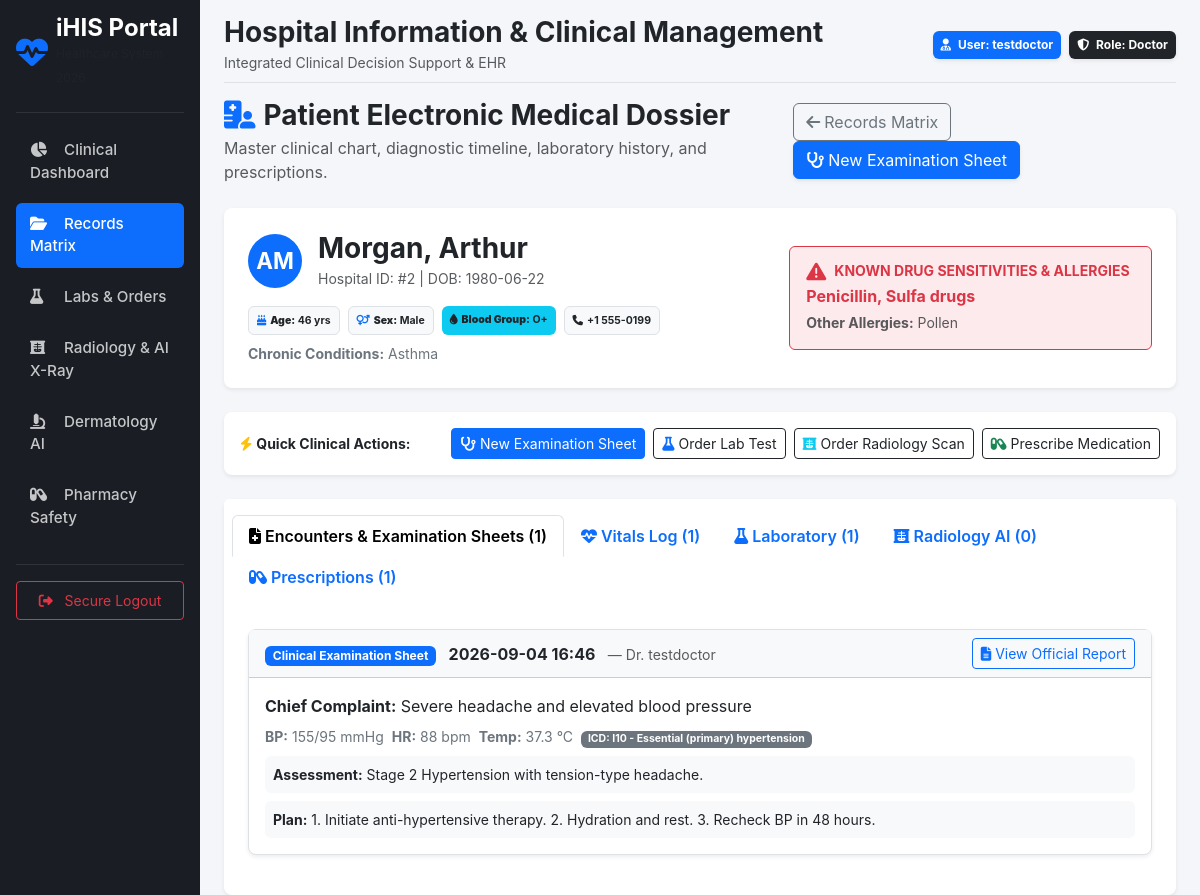
/clinical/patient/2/records (signed in), run on an earlier commit of the app's database.
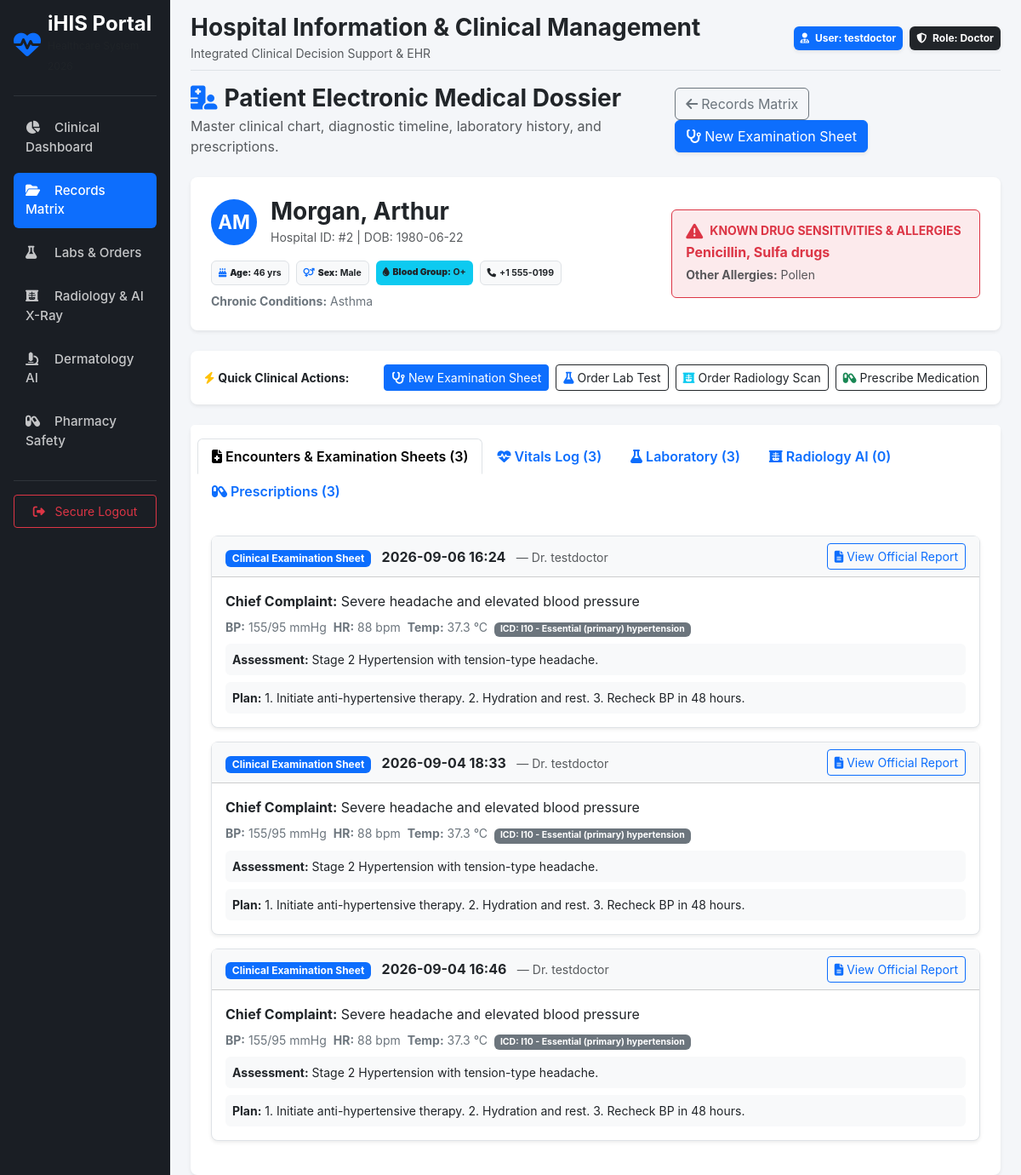
And on a later commit of the database.
### models/patient.py (models this page shows)
class MedicalRecord(db.Model):
    __tablename__ = 'medical_records'
    id = db.Column(db.Integer, primary_key=True)
    patient_id = db.Column(db.Integer, db.ForeignKey('patients.id'), nullable=False)
    doctor_id = db.Column(db.Integer, db.ForeignKey('users.id'), nullable=False)
    encounter_type = db.Column(db.String(50), default='SOAP Note') # 'SOAP Note', 'Clinical Examination Sheet', etc.
    chief_complaint = db.Column(db.Text, nullable=True)
    hpi = db.Column(db.Text, nullable=True) # History of Present Illness
    drug_sensitivities_snapshot = db.Column(db.Text, nullable=True)
    blood_pressure_sys = db.Column(db.Integer, nullable=True)
    blood_pressure_dia = db.Column(db.Integer, nullable=True)
    heart_rate = db.Column(db.Integer, nullable=True)
    temperature = db.Column(db.Float, nullable=True)
    respiratory_rate = db.Column(db.Integer, nullable=True)
    spo2 = db.Column(db.Integer, nullable=True)
    exam_general = db.Column(db.Text, nullable=True)
    exam_heent = db.Column(db.Text, nullable=True)
    exam_cardiovascular = db.Column(db.Text, nullable=True)
    exam_respiratory = db.Column(db.Text, nullable=True)
    exam_abdomen = db.Column(db.Text, nullable=True)
    exam_musculoskeletal = db.Column(db.Text, nullable=True)
    exam_neurological = db.Column(db.Text, nullable=True)
    subjective = db.Column(db.Text)
    objective = db.Column(db.Text)
    assessment = db.Column(db.Text)
    plan = db.Column(db.Text)
    icd10_codes = db.Column(db.String(255), nullable=True)
    ai_risk_score = db.Column(db.Float, nullable=True)
    ai_triage = db.Column(db.String(100), nullable=True)
    ai_directives = db.Column(db.Text, nullable=True)
    created_at = db.Column(db.DateTime, default=datetime.utcnow, index=True)
    is_deleted = db.Column(db.Boolean, default=False, nullable=False)
    doctor = db.relationship('User', foreign_keys=[doctor_id])

### models/user.py (models this page shows, shortened)
class User(db.Model, UserMixin):
    __tablename__ = 'users'
    id = db.Column(db.Integer, primary_key=True)
    username = db.Column(db.String(80), unique=True, nullable=False, index=True)
    email = db.Column(db.String(120), unique=True, nullable=False, index=True)
    password_hash = db.Column(db.String(128), nullable=False)
    role_id = db.Column(db.Integer, db.ForeignKey('roles.id'), nullable=False)
    role = db.relationship('Role', backref=db.backref('users', lazy=True))
    created_at = db.Column(db.DateTime, default=datetime.utcnow)
    updated_at = db.Column(db.DateTime, default=datetime.utcnow, onupdate=datetime.utcnow)
    is_deleted = db.Column(db.Boolean, default=False, nullable=False) # Soft-delete mechanism

### routes/clinical.py (the view)
@clinical_bp.route('/patient/<int:patient_id>/records')
@login_required
@roles_required('Doctor', 'Admin', 'Dentist', 'Rehab Therapist')
def patient_records(patient_id):
    patient = Patient.query.get_or_404(patient_id)
    return render_template('clinical/patient_emr.html', patient=patient)

### app.py (called while the page is built)
@login_manager.user_loader
def load_user(user_id):
    from models.user import User
    return db.session.get(User, int(user_id))

### models/patient.py (called while the page is built)
    @property
    def full_name(self):
        return f"{self.first_name} {self.last_name}"

    @property
    def age(self):
        if not self.date_of_birth:
            return "N/A"
        today = date.today()
        calculated_age = today.year - self.date_of_birth.year - ((today.month, today.day) < (self.date_of_birth.month, self.date_of_birth.day))
        return calculated_age

### services/auth_helpers.py (called while the page is built)
def roles_required(*role_names):
    def decorator(f):
        @wraps(f)
        def decorated_function(*args, **kwargs):
            if not current_user.is_authenticated or current_user.role.name not in role_names:
                abort(403)
            return f(*args, **kwargs)
        return decorated_function
    return decorator

### templates/clinical/patient_emr.html (shortened to what the changed rows need)
{% extends 'base.html' %}
{% block content %}
<div class="card border-0 shadow-sm">
    <div class="card-header bg-white border-0 py-3">
        <ul class="nav nav-tabs card-header-tabs" id="emrTabs" role="tablist">
            <li class="nav-item">
                <button class="nav-link active fw-semibold" id="encounters-tab" data-bs-toggle="tab" data-bs-target="#encounters" type="button">
                    <i class="fa-solid fa-file-medical me-1"></i>Encounters & Examination Sheets ({{ patient.medical_records|length }})
                </button>
            </li>
            <li class="nav-item">
                <button class="nav-link fw-semibold" id="vitals-tab" data-bs-toggle="tab" data-bs-target="#vitals" type="button">
                    <i class="fa-solid fa-heart-pulse me-1"></i>Vitals Log ({{ patient.vital_signs|length }})
                </button>
            </li>
            <li class="nav-item">
                <button class="nav-link fw-semibold" id="labs-tab" data-bs-toggle="tab" data-bs-target="#labs" type="button">
                    <i class="fa-solid fa-flask me-1"></i>Laboratory ({{ patient.lab_orders|length }})
                </button>
            </li>
            <li class="nav-item">
                <button class="nav-link fw-semibold" id="rx-tab" data-bs-toggle="tab" data-bs-target="#rx" type="button">
                    <i class="fa-solid fa-capsules me-1"></i>Prescriptions ({{ patient.prescriptions|length }})
                </button>
            </li>
        </ul>
    </div>
    <div class="card-body p-4 tab-content" id="emrTabsContent">
        <div class="tab-pane fade show active" id="encounters">
            {% if patient.medical_records %}
                <div class="timeline">
                    {% for rec in patient.medical_records %}
                    <div class="card border mb-3 shadow-sm">
                        <div class="card-header bg-light d-flex justify-content-between align-items-center py-2">
                            <div>
                                <span class="badge bg-primary me-2">{{ rec.encounter_type or 'Clinical Note' }}</span>
                                <strong>{{ rec.created_at.strftime('%Y-%m-%d %H:%M') if rec.created_at else 'N/A' }}</strong>
                                <span class="text-muted small ms-2">— Dr. {{ rec.doctor.username if rec.doctor else 'Clinician' }}</span>
                            </div>
                            <a href="{{ url_for('clinical.view_examination', record_id=rec.id) }}" class="btn btn-sm btn-outline-primary">
                                <i class="fa-solid fa-file-lines me-1"></i>View Official Report
                            </a>
                        </div>
                        <div class="card-body">
                            {% if rec.chief_complaint %}
                                <div class="mb-2"><strong>Chief Complaint:</strong> {{ rec.chief_complaint }}</div>
                            {% endif %}
                            <div class="row g-2 small mb-2 text-secondary">
                                {% if rec.blood_pressure_sys %}
                                    <div class="col-auto"><strong>BP:</strong> {{ rec.blood_pressure_sys }}/{{ rec.blood_pressure_dia }} mmHg</div>
                                {% endif %}
                                {% if rec.heart_rate %}
                                    <div class="col-auto"><strong>HR:</strong> {{ rec.heart_rate }} bpm</div>
                                {% endif %}
                                {% if rec.temperature %}
                                    <div class="col-auto"><strong>Temp:</strong> {{ rec.temperature }} °C</div>
                                {% endif %}
                                {% if rec.icd10_codes %}
                                    <div class="col-auto"><span class="badge bg-secondary">ICD: {{ rec.icd10_codes }}</span></div>
                                {% endif %}
                            </div>
                            <div class="p-2 bg-light rounded small mb-2">
                                <strong>Assessment:</strong> {{ rec.assessment }}
                            </div>
                            <div class="p-2 bg-light rounded small">
                                <strong>Plan:</strong> {{ rec.plan }}
                            </div>
                        </div>
                    </div>
                    {% endfor %}
                </div>
            {% endif %}
        </div>
    </div>
</div>
{% endblock %}

What changed in the data, as far as the page shows it:
added MedicalRecord: encounter_type "Clinical Examination Sheet", created_at "2026-09-06 16:24", doctor "testdoctor", chief_complaint "Severe headache and elevated blood pressure", blood_pressure_sys "155", blood_pressure_dia "95", heart_rate "88", temperature "37.3", icd10_codes "I10 - Essential (primary) hypertension", assessment "Stage 2 Hypertension with tension-type headache.", plan "1. Initiate anti-hypertensive therapy. 2. Hydration and rest. 3. Recheck BP in 48 hours."
added MedicalRecord: encounter_type "Clinical Examination Sheet", created_at "2026-09-04 18:33", doctor "testdoctor", chief_complaint "Severe headache and elevated blood pressure", blood_pressure_sys "155", blood_pressure_dia "95", heart_rate "88", temperature "37.3", icd10_codes "I10 - Essential (primary) hypertension", assessment "Stage 2 Hypertension with tension-type headache.", plan "1. Initiate anti-hypertensive therapy. 2. Hydration and rest. 3. Recheck BP in 48 hours."
Also different on the page:
{{ patient.medical_records|length }}: "1" → "3"
{{ patient.vital_signs|length }}: "1" → "3"
{{ patient.lab_orders|length }}: "1" → "3"
{{ patient.prescriptions|length }}: "1" → "3"
